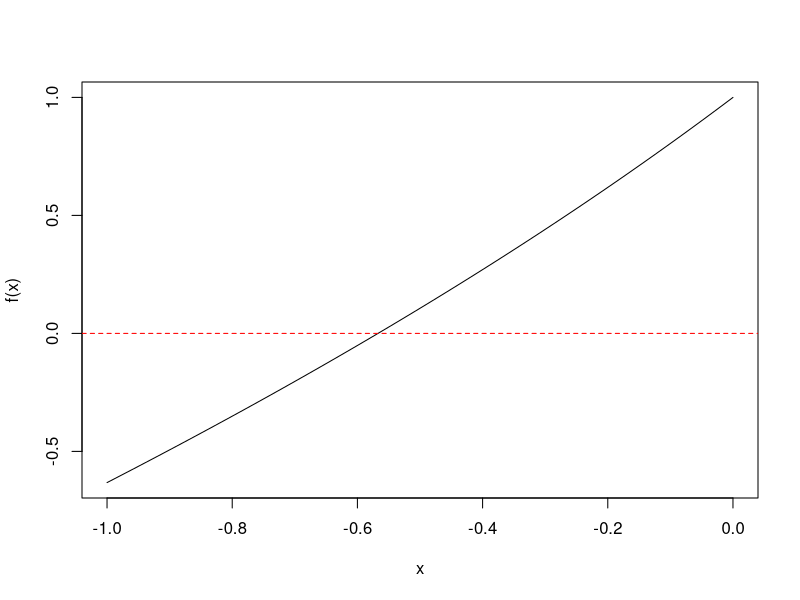

Generate this figure with R:
# Metode Tertutup: Metode Tabel - bracket
root_table <- function(f, a, b, N=20){
  h <- abs((a+b)/N)
  x <- seq(from=a, to=b, by=h)
  fx <- rep(0, N+1)
  for(i in 1:(N+1)){
    fx[i] <- f(x[i])
  }
  data <- data.frame(x=x, fx=fx)
  return(data)
}

#Carilah akar persamaan f(x) = x + e^x pada rentang x = [-1,0]
tabel <- root_table(f=function(x){x+exp(x)},
                    a=-1, b=0, N=10)
tabel

#plot
f=function(x){x+exp(x)}
curve(f, from = -1, to = 0)
abline(h = 0, col="red", lty=2)
